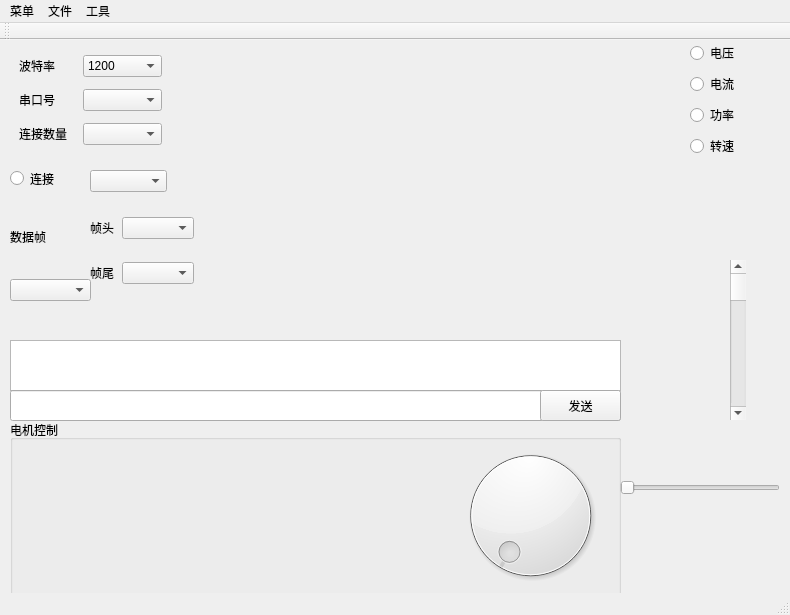
<?xml version="1.0" encoding="UTF-8"?>
<ui version="4.0">
 <class>MainWindow</class>
 <widget class="QMainWindow" name="MainWindow">
  <property name="geometry">
   <rect>
    <x>0</x>
    <y>0</y>
    <width>790</width>
    <height>615</height>
   </rect>
  </property>
  <property name="windowTitle">
   <string>MainWindow</string>
  </property>
  <widget class="QWidget" name="centralwidget">
   <widget class="QTextEdit" name="textEdit_RecvSerial">
    <property name="geometry">
     <rect>
      <x>10</x>
      <y>300</y>
      <width>611</width>
      <height>51</height>
     </rect>
    </property>
    <property name="html">
     <string>&lt;!DOCTYPE HTML PUBLIC &quot;-//W3C//DTD HTML 4.0//EN&quot; &quot;http://www.w3.org/TR/REC-html40/strict.dtd&quot;&gt;
&lt;html&gt;&lt;head&gt;&lt;meta name=&quot;qrichtext&quot; content=&quot;1&quot; /&gt;&lt;meta charset=&quot;utf-8&quot; /&gt;&lt;style type=&quot;text/css&quot;&gt;
p, li { white-space: pre-wrap; }
hr { height: 1px; border-width: 0; }
li.unchecked::marker { content: &quot;\2610&quot;; }
li.checked::marker { content: &quot;\2612&quot;; }
&lt;/style&gt;&lt;/head&gt;&lt;body style=&quot; font-family:'Microsoft YaHei UI'; font-size:9pt; font-weight:400; font-style:normal;&quot;&gt;
&lt;p style=&quot;-qt-paragraph-type:empty; margin-top:0px; margin-bottom:0px; margin-left:0px; margin-right:0px; -qt-block-indent:0; text-indent:0px;&quot;&gt;&lt;br /&gt;&lt;/p&gt;&lt;/body&gt;&lt;/html&gt;</string>
    </property>
   </widget>
   <widget class="QWidget" name="gridLayoutWidget_3">
    <property name="geometry">
     <rect>
      <x>90</x>
      <y>160</y>
      <width>104</width>
      <height>101</height>
     </rect>
    </property>
    <layout class="QGridLayout" name="gridLayout_6">
     <item row="1" column="0">
      <widget class="QLabel" name="label_8">
       <property name="text">
        <string>帧尾</string>
       </property>
      </widget>
     </item>
     <item row="0" column="0">
      <widget class="QLabel" name="label_13">
       <property name="text">
        <string>帧头</string>
       </property>
      </widget>
     </item>
     <item row="1" column="1">
      <widget class="QComboBox" name="comboBox_5"/>
     </item>
     <item row="0" column="1">
      <widget class="QComboBox" name="comboBox_6"/>
     </item>
    </layout>
   </widget>
   <widget class="QLineEdit" name="lineEdit_SendData">
    <property name="geometry">
     <rect>
      <x>10</x>
      <y>350</y>
      <width>611</width>
      <height>31</height>
     </rect>
    </property>
   </widget>
   <widget class="QWidget" name="verticalLayoutWidget">
    <property name="geometry">
     <rect>
      <x>10</x>
      <y>160</y>
      <width>81</width>
      <height>101</height>
     </rect>
    </property>
    <layout class="QVBoxLayout" name="verticalLayout_2">
     <item>
      <widget class="QLabel" name="label_14">
       <property name="text">
        <string>数据帧</string>
       </property>
      </widget>
     </item>
     <item>
      <widget class="QComboBox" name="comboBox_Parity"/>
     </item>
    </layout>
   </widget>
   <widget class="QWidget" name="widget" native="true">
    <property name="geometry">
     <rect>
      <x>0</x>
      <y>0</y>
      <width>181</width>
      <height>161</height>
     </rect>
    </property>
    <widget class="QRadioButton" name="radioButton_OpenSerial">
     <property name="geometry">
      <rect>
       <x>10</x>
       <y>130</y>
       <width>79</width>
       <height>17</height>
      </rect>
     </property>
     <property name="text">
      <string>连接</string>
     </property>
    </widget>
    <widget class="QComboBox" name="comboBox_connection_method">
     <property name="geometry">
      <rect>
       <x>90</x>
       <y>130</y>
       <width>77</width>
       <height>22</height>
      </rect>
     </property>
    </widget>
    <widget class="QStackedWidget" name="stackedWidget">
     <property name="geometry">
      <rect>
       <x>10</x>
       <y>0</y>
       <width>171</width>
       <height>121</height>
      </rect>
     </property>
     <property name="currentIndex">
      <number>0</number>
     </property>
     <widget class="QWidget" name="page_5">
      <widget class="QFrame" name="frame_serial_config_3">
       <property name="geometry">
        <rect>
         <x>0</x>
         <y>0</y>
         <width>161</width>
         <height>121</height>
        </rect>
       </property>
       <layout class="QGridLayout" name="gridLayout_7">
        <item row="2" column="0">
         <widget class="QLabel" name="label_15">
          <property name="text">
           <string>连接数量</string>
          </property>
         </widget>
        </item>
        <item row="0" column="1">
         <widget class="QComboBox" name="comboBox_BaudRate">
          <item>
           <property name="text">
            <string>1200</string>
           </property>
          </item>
          <item>
           <property name="text">
            <string>2400</string>
           </property>
          </item>
          <item>
           <property name="text">
            <string>4800</string>
           </property>
          </item>
          <item>
           <property name="text">
            <string>9600</string>
           </property>
          </item>
          <item>
           <property name="text">
            <string>14400</string>
           </property>
          </item>
          <item>
           <property name="text">
            <string>19200</string>
           </property>
          </item>
          <item>
           <property name="text">
            <string>28800</string>
           </property>
          </item>
          <item>
           <property name="text">
            <string>38400</string>
           </property>
          </item>
          <item>
           <property name="text">
            <string>57600</string>
           </property>
          </item>
          <item>
           <property name="text">
            <string>74800</string>
           </property>
          </item>
          <item>
           <property name="text">
            <string>115200</string>
           </property>
          </item>
          <item>
           <property name="text">
            <string>230400</string>
           </property>
          </item>
          <item>
           <property name="text">
            <string>460800</string>
           </property>
          </item>
          <item>
           <property name="text">
            <string>500000</string>
           </property>
          </item>
          <item>
           <property name="text">
            <string>576000</string>
           </property>
          </item>
          <item>
           <property name="text">
            <string>921600</string>
           </property>
          </item>
          <item>
           <property name="text">
            <string>1000000</string>
           </property>
          </item>
          <item>
           <property name="text">
            <string>1152000</string>
           </property>
          </item>
          <item>
           <property name="text">
            <string>1500000</string>
           </property>
          </item>
          <item>
           <property name="text">
            <string>2000000</string>
           </property>
          </item>
          <item>
           <property name="text">
            <string>2500000</string>
           </property>
          </item>
          <item>
           <property name="text">
            <string>3000000</string>
           </property>
          </item>
          <item>
           <property name="text">
            <string>3500000</string>
           </property>
          </item>
          <item>
           <property name="text">
            <string>4000000</string>
           </property>
          </item>
          <item>
           <property name="text">
            <string/>
           </property>
          </item>
         </widget>
        </item>
        <item row="2" column="1">
         <widget class="QComboBox" name="comboBox"/>
        </item>
        <item row="1" column="1">
         <widget class="QComboBox" name="comboBox_SerialPort"/>
        </item>
        <item row="1" column="0">
         <widget class="QLabel" name="label_16">
          <property name="text">
           <string>串口号</string>
          </property>
         </widget>
        </item>
        <item row="0" column="0">
         <widget class="QLabel" name="label_17">
          <property name="text">
           <string>波特率</string>
          </property>
         </widget>
        </item>
       </layout>
      </widget>
     </widget>
     <widget class="QWidget" name="page_6">
      <widget class="QFrame" name="frame_network_config">
       <property name="geometry">
        <rect>
         <x>10</x>
         <y>0</y>
         <width>161</width>
         <height>121</height>
        </rect>
       </property>
       <layout class="QGridLayout" name="gridLayout_8">
        <item row="0" column="0">
         <widget class="QLabel" name="label_18">
          <property name="text">
           <string>IP地址</string>
          </property>
         </widget>
        </item>
        <item row="1" column="1">
         <widget class="QLineEdit" name="port_number"/>
        </item>
        <item row="0" column="1">
         <widget class="QLineEdit" name="tcp_ipv4_address"/>
        </item>
        <item row="1" column="0">
         <widget class="QLabel" name="label_19">
          <property name="text">
           <string>端口号</string>
          </property>
         </widget>
        </item>
        <item row="2" column="0" colspan="2">
         <widget class="QPushButton" name="btn_RefreshIP">
          <property name="text">
           <string>PushButton</string>
          </property>
         </widget>
        </item>
       </layout>
      </widget>
     </widget>
     <widget class="QWidget" name="page_7">
      <widget class="QFrame" name="frame_network_config_4">
       <property name="geometry">
        <rect>
         <x>10</x>
         <y>0</y>
         <width>161</width>
         <height>121</height>
        </rect>
       </property>
       <layout class="QGridLayout" name="gridLayout_9">
        <item row="0" column="2">
         <widget class="QLineEdit" name="udp_ipv4_address"/>
        </item>
        <item row="1" column="0" colspan="3">
         <widget class="QPushButton" name="btn_RefreshIP_2">
          <property name="text">
           <string>PushButton</string>
          </property>
         </widget>
        </item>
        <item row="0" column="1">
         <widget class="QLabel" name="label_20">
          <property name="text">
           <string>IP地址</string>
          </property>
         </widget>
        </item>
       </layout>
      </widget>
     </widget>
     <widget class="QWidget" name="page_8"/>
    </widget>
   </widget>
   <widget class="QWidget" name="cwidget" native="true">
    <property name="geometry">
     <rect>
      <x>200</x>
      <y>0</y>
      <width>501</width>
      <height>291</height>
     </rect>
    </property>
    <layout class="QHBoxLayout" name="horizontalLayout">
     <item>
      <widget class="QChartView" name="chartView" native="true">
       <property name="enabled">
        <bool>true</bool>
       </property>
      </widget>
     </item>
    </layout>
   </widget>
   <widget class="QPushButton" name="pushButton_SendSerial">
    <property name="geometry">
     <rect>
      <x>540</x>
      <y>350</y>
      <width>81</width>
      <height>31</height>
     </rect>
    </property>
    <property name="text">
     <string>发送</string>
    </property>
   </widget>
   <widget class="QWidget" name="verticalLayoutWidget_2">
    <property name="geometry">
     <rect>
      <x>690</x>
      <y>0</y>
      <width>71</width>
      <height>121</height>
     </rect>
    </property>
    <layout class="QVBoxLayout" name="verticalLayout">
     <item>
      <widget class="QRadioButton" name="V_togglebar">
       <property name="text">
        <string>电压</string>
       </property>
      </widget>
     </item>
     <item>
      <widget class="QRadioButton" name="I_togglebar">
       <property name="text">
        <string>电流</string>
       </property>
      </widget>
     </item>
     <item>
      <widget class="QRadioButton" name="P_togglebar">
       <property name="text">
        <string>功率</string>
       </property>
      </widget>
     </item>
     <item>
      <widget class="QRadioButton" name="RS_togglebar">
       <property name="text">
        <string>转速</string>
       </property>
      </widget>
     </item>
    </layout>
   </widget>
   <widget class="QWidget" name="verticalLayoutWidget_3">
    <property name="geometry">
     <rect>
      <x>1770</x>
      <y>0</y>
      <width>83</width>
      <height>131</height>
     </rect>
    </property>
    <layout class="QVBoxLayout" name="verticalLayout_3">
     <item>
      <widget class="QCheckBox" name="checkBox_3">
       <property name="text">
        <string>CheckBox</string>
       </property>
      </widget>
     </item>
     <item>
      <widget class="QCheckBox" name="checkBox">
       <property name="text">
        <string>CheckBox</string>
       </property>
      </widget>
     </item>
     <item>
      <widget class="QCheckBox" name="checkBox_2">
       <property name="text">
        <string>CheckBox</string>
       </property>
      </widget>
     </item>
     <item>
      <widget class="QCheckBox" name="checkBox_4">
       <property name="text">
        <string>CheckBox</string>
       </property>
      </widget>
     </item>
    </layout>
   </widget>
   <widget class="QSlider" name="horizontalSlider">
    <property name="geometry">
     <rect>
      <x>620</x>
      <y>440</y>
      <width>160</width>
      <height>16</height>
     </rect>
    </property>
    <property name="orientation">
     <enum>Qt::Orientation::Horizontal</enum>
    </property>
   </widget>
   <widget class="QScrollBar" name="verticalScrollBar">
    <property name="geometry">
     <rect>
      <x>730</x>
      <y>220</y>
      <width>16</width>
      <height>160</height>
     </rect>
    </property>
    <property name="orientation">
     <enum>Qt::Orientation::Vertical</enum>
    </property>
   </widget>
   <widget class="QGroupBox" name="groupBox">
    <property name="geometry">
     <rect>
      <x>10</x>
      <y>380</y>
      <width>611</width>
      <height>181</height>
     </rect>
    </property>
    <property name="title">
     <string>电机控制</string>
    </property>
    <widget class="CustomDial" name="dial">
     <property name="geometry">
      <rect>
       <x>440</x>
       <y>20</y>
       <width>161</width>
       <height>151</height>
      </rect>
     </property>
    </widget>
   </widget>
   <zorder>groupBox</zorder>
   <zorder>textEdit_RecvSerial</zorder>
   <zorder>gridLayoutWidget_3</zorder>
   <zorder>verticalLayoutWidget</zorder>
   <zorder>widget</zorder>
   <zorder>cwidget</zorder>
   <zorder>lineEdit_SendData</zorder>
   <zorder>pushButton_SendSerial</zorder>
   <zorder>verticalLayoutWidget_2</zorder>
   <zorder>verticalLayoutWidget_3</zorder>
   <zorder>horizontalSlider</zorder>
   <zorder>verticalScrollBar</zorder>
  </widget>
  <widget class="QMenuBar" name="menubar">
   <property name="geometry">
    <rect>
     <x>0</x>
     <y>0</y>
     <width>790</width>
     <height>20</height>
    </rect>
   </property>
   <widget class="QMenu" name="menu">
    <property name="title">
     <string>菜单</string>
    </property>
    <addaction name="action"/>
    <addaction name="action_2"/>
   </widget>
   <widget class="QMenu" name="menu_2">
    <property name="title">
     <string>文件</string>
    </property>
    <addaction name="actionExport"/>
    <addaction name="action_CSV"/>
   </widget>
   <widget class="QMenu" name="menu_3">
    <property name="title">
     <string>工具</string>
    </property>
   </widget>
   <addaction name="menu"/>
   <addaction name="menu_2"/>
   <addaction name="menu_3"/>
  </widget>
  <widget class="QStatusBar" name="statusbar"/>
  <widget class="QToolBar" name="toolBar">
   <property name="windowTitle">
    <string>toolBar</string>
   </property>
   <attribute name="toolBarArea">
    <enum>TopToolBarArea</enum>
   </attribute>
   <attribute name="toolBarBreak">
    <bool>false</bool>
   </attribute>
  </widget>
  <action name="action">
   <property name="text">
    <string>语言</string>
   </property>
  </action>
  <action name="action_2">
   <property name="text">
    <string>保存</string>
   </property>
  </action>
  <action name="actionExport">
   <property name="text">
    <string>保存</string>
   </property>
  </action>
  <action name="action_CSV">
   <property name="text">
    <string>导出CSV</string>
   </property>
  </action>
 </widget>
 <customwidgets>
  <customwidget>
   <class>QChartView</class>
   <extends>QWidget</extends>
   <header>qchartview.h</header>
   <container>1</container>
  </customwidget>
  <customwidget>
   <class>CustomDial</class>
   <extends>QDial</extends>
   <header location="global">customdial.h</header>
  </customwidget>
 </customwidgets>
 <resources/>
 <connections/>
</ui>
